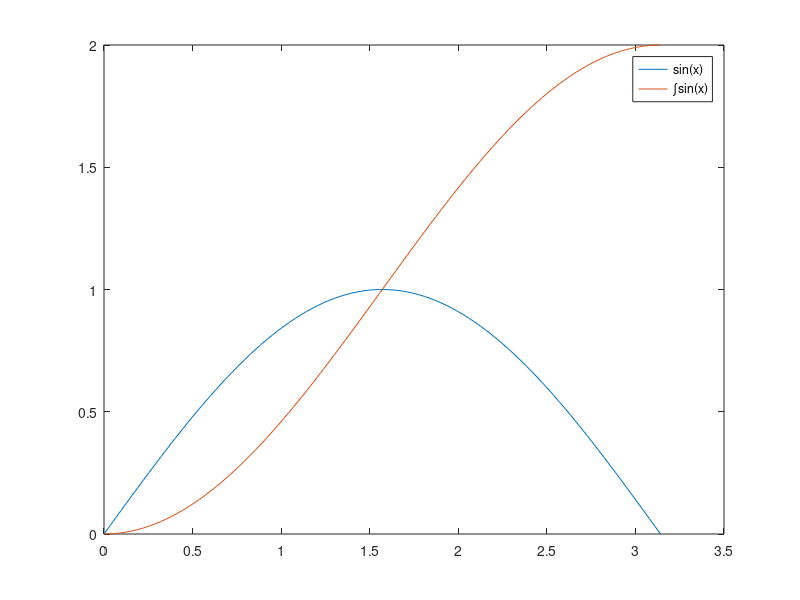
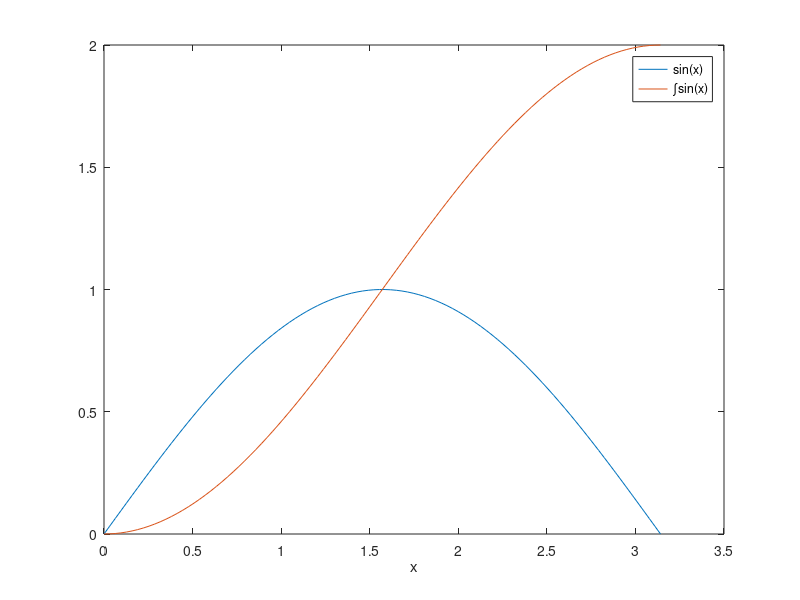

MATLAB code for these plots, in order:
% Aleksei Simone
% ME203
% Lecture 19

clc; clear all; format compact

%% Integration 

x=linspace(0,pi,100)

%function
y=sin(x)

%calc integral
z=cumtrapz(x,y)

%plot results
figure(1)
plot(x,y,x,z)
legend('sin(x)','\intsin(x)')
 
%% Example with trapz

for i=2:100
    z(i)=trapz(x(1:i),y(1:i))
end

figure(2)
plot(x,y,x,z)
xlabel('x')
legend('sin(x)','\intsin(x)')

%% Single Integration
xmin=0;
xmax=pi;
F=@(x) sin(x)+cos(x)
q=integral(F,xmin,xmax)

%% Double Integration

xmin=2;
xmax=4;
ymin=1;
ymax=2;
F=@(x,y)(6*x.*y.^2)
q=integral2(F,xmin,xmax,ymin,ymax)

%% Double integral EX 2

xmin=0; xmax=1;
ymin=0;
F=@(x,y)(1./((sqrt(x+y).*(1+x+y))))
ymax=@(x)(1-x);
q=integral2(F,xmin,xmax,ymin,ymax)

%% Triple Integral

xmin=pi; xmax=2*pi;
ymin=0; ymax=pi;
zmin=0; zmax=@(x,y) x+y;
F=@(x,y,z) z.*(sin(x)+x.*cos(y));

q=integral3(F,xmin,xmax,ymin,ymax,zmin,zmax)
